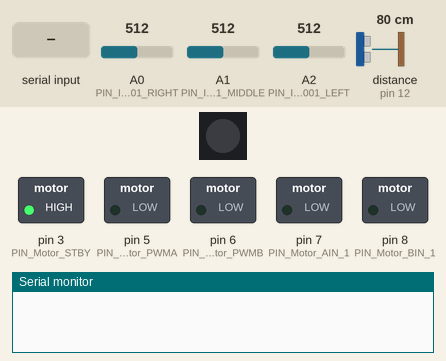
This sketch was run on a simulated Arduino Uno, built with avr-gcc and run on an emulated ATmega328P. On the bench: 1 RGB LEDs in strip order, left to right, switched loads named in the sketch (green lamp = pin HIGH), the last lines printed to the serial monitor. Inputs (shaded band) come from the test bench; at power-on: distance to the obstacle (sensor on pin 12) 80 cm, A0 (PIN_ITR20001_RIGHT) = 512, A1 (PIN_ITR20001_MIDDLE) = 512, A2 (PIN_ITR20001_LEFT) = 512. The echo pulse lasts 58.3 µs per cm; dim RGB values are drawn brighter than linear; pins used as bus, display or sensor lines are not drawn.

Above: at 0.9 s.
1.0 s: "1" received over Serial
At 1.7 s:
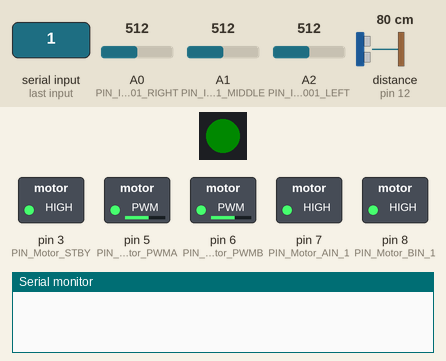
2.5 s: distance to the obstacle (sensor on pin 12) set to 2 cm
At 3.6 s:
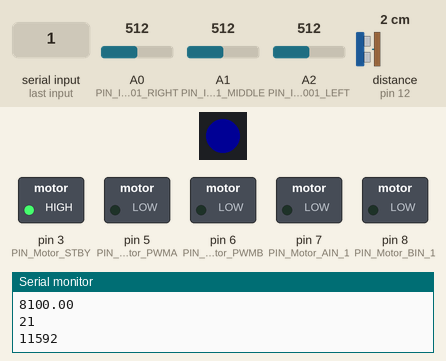
4.1 s: distance to the obstacle (sensor on pin 12) set to 18 cm
At 5.1 s:
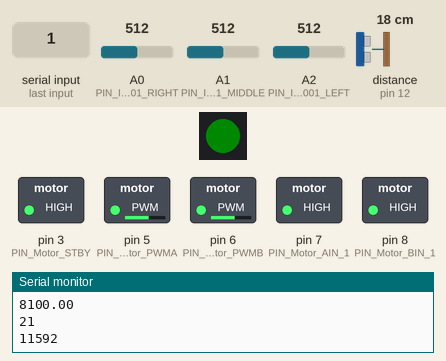
5.6 s: A0 (PIN_ITR20001_RIGHT) set to 490
At 6.24 s:
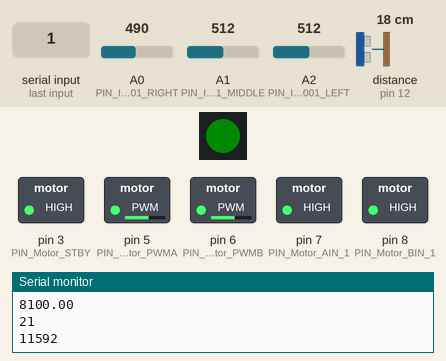
8.6 s: A1 (PIN_ITR20001_MIDDLE) set to 490
At 9.1 s:
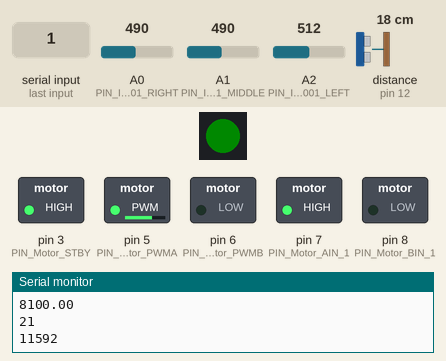
10.1 s: A2 (PIN_ITR20001_LEFT) set to 483
At 11.0 s:
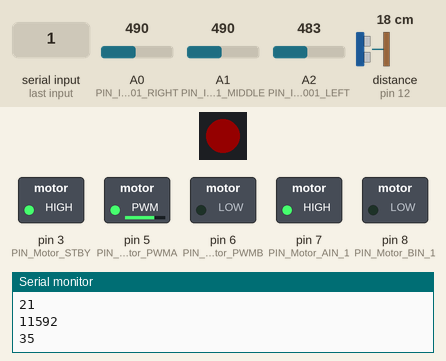
Timing chart, 0 to 12.6 s (numbered marks = the images above; inputs shaded):
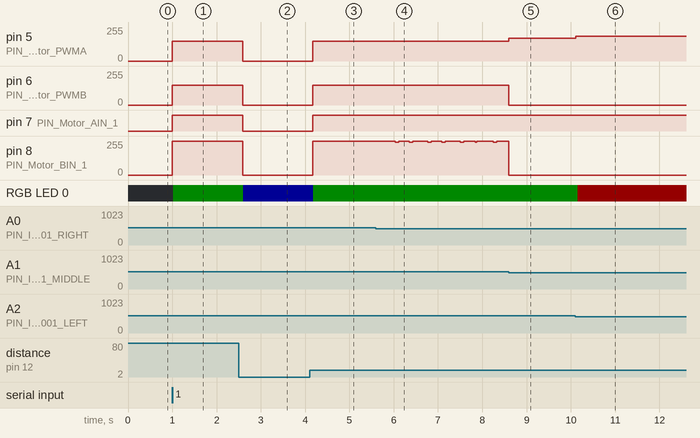

Measured:
- the behaviour switches between 500 and 499 on A2 (PIN_ITR20001_LEFT) (found by bisection; images 5 and 6)
- after the input at 1.0 s, pin 5 (PIN_Motor_PWMA), pin 6 (PIN_Motor_PWMB): 0/255 → 150/255 at once; pin 7 (PIN_Motor_AIN_1): LOW → HIGH at once; pin 8 (PIN_Motor_BIN_1): 0/255 → 255/255 at once; RGB LED 0: off → RGB(0, 10, 0) at once
- after the input at 2.5 s, pin 5 (PIN_Motor_PWMA), pin 6 (PIN_Motor_PWMB): 150/255 → 0/255 after 0.09 s; pin 7 (PIN_Motor_AIN_1): HIGH → LOW after 0.09 s; pin 8 (PIN_Motor_BIN_1): 255/255 → 0/255 after 0.09 s; RGB LED 0: RGB(0, 10, 0) → RGB(0, 0, 20) after 0.11 s
- after the input at 4.1 s, pin 5 (PIN_Motor_PWMA), pin 6 (PIN_Motor_PWMB): 0/255 → 150/255 after 0.07 s; pin 7 (PIN_Motor_AIN_1): LOW → HIGH after 0.07 s; pin 8 (PIN_Motor_BIN_1): 0/255 → 255/255 after 0.07 s; RGB LED 0: RGB(0, 0, 20) → RGB(0, 10, 0) after 0.08 s
- after the input at 5.6 s, pin 8 (PIN_Motor_BIN_1): 255/255 → 246/255 after 0.44 s, then moves between 246/255 and 255/255, repeating every 0.73 s
- after the input at 8.6 s, pin 5 (PIN_Motor_PWMA): 150/255 → 170/255 at once; pin 6 (PIN_Motor_PWMB): 150/255 → 0/255 at once
- after the input at 10.1 s, pin 5 (PIN_Motor_PWMA): 170/255 → 185/255 at once; RGB LED 0: RGB(0, 10, 0) → RGB(20, 0, 0) after 0.05 s

The sketch:

follow_line.ino
```cpp
#include <Arduino_FreeRTOS.h>
#include "FastLED.h"
#include <Servo.h>
#include <SoftwareSerial.h>
#include <string.h>


//------------------- Variable Definitions -------------------


// Pins for the ultrasonic sensor
#define TRIG_PIN 13
#define ECHO_PIN 12

// Pins for the infrared sensor
#define PIN_ITR20001_LEFT   A2
#define PIN_ITR20001_MIDDLE A1
#define PIN_ITR20001_RIGHT  A0

// Pins for the motors
#define PIN_Motor_STBY 3
#define PIN_Motor_AIN_1 7
#define PIN_Motor_PWMA 5
#define PIN_Motor_BIN_1 8
#define PIN_Motor_PWMB 6

// Pins for the LED
#define PIN_RBGLED 4
#define NUM_LEDS 1
CRGB leds[NUM_LEDS];

// Base velocity
#define VEL 150

// Definitions for messages to ESP32
#define START_LAP 0
#define END_LAP 1
#define OBSTACLE_DETECTED 2
#define LINE_LOST 3
#define PING 4
#define INIT_LINE_SEARCH 5
#define STOP_LINE_SEARCH 6
#define LINE_FOUND 7
#define VISIBLE_LINE 8
#define SEND_PING_INTERVAL 4000

// PD controller variables
float Kp = 0.55;
float Kd = 0.83;
const int MAX_VEL = 185;
const int MIN_VEL = 170;
float error_left = 0;
float error_right = 0;
float previous_error = 0;
float previous_error_right = 0;
float previous_error_left = 0;
float delta_error_left = 0;
float delta_error_right = 0;
float PD_output = 0;

// Baud rate
const int SPEED = 9600;

// Initialized with a value greater than 8 to avoid false positives
int distance = 100.00;
const int distance_threshold = 8;

// Booleans to control message passing
bool message_sent = false;
bool obs_detected = false;
bool message_8_sent = false;
bool ping_sent = false;

// Threshold for line detection
const int threshold = 500;

// Infrared sensor initialization values
int left_sensor_value;
int middle_sensor_value;
int right_sensor_value;

// Variables for recovery
int last_infrared_sensor = 0;
bool turned_green = true;
bool turned_red = false;

// Variables to calculate the percentage of line
int total_readings = 0;
int line_readings = 0;

// Variables to calculate time
long begin_millis;
long last_millis;


//------------------- Functions -------------------


// Function to go straight
void straight(int left_speed, int right_speed){
  digitalWrite(PIN_Motor_AIN_1, right_speed);
  analogWrite(PIN_Motor_PWMA, VEL);

  digitalWrite(PIN_Motor_BIN_1, left_speed);
  analogWrite(PIN_Motor_PWMB, VEL);
}

// Function to turn right
void right(int left_speed, int right_speed){
  digitalWrite(PIN_Motor_AIN_1, LOW);
  analogWrite(PIN_Motor_PWMA, 0);

  digitalWrite(PIN_Motor_BIN_1, HIGH);
  analogWrite(PIN_Motor_PWMB, left_speed);
}

// Function to turn left
void left(int left_speed, int right_speed){
  digitalWrite(PIN_Motor_AIN_1, HIGH);
  analogWrite(PIN_Motor_PWMA, right_speed);

  digitalWrite(PIN_Motor_BIN_1, LOW);
  analogWrite(PIN_Motor_PWMB, 0);
}

// PD controller function
void calculatePD(int left_sensor_value, int middle_sensor_value, int right_sensor_value,
                int threshold, int &rightVelocity, int &leftVelocity) {
  // Improved error calculation incorporating the middle sensor
  float error = (right_sensor_value - left_sensor_value) + (middle_sensor_value - threshold);

  // PD calculation
  float delta_error = error - previous_error;
  float PD_output = Kp * error + Kd * delta_error;
  previous_error = error;

  // Dynamic adjustment of the base velocity
  int baseVel = adjustBaseVelocity(error);

  // Calculate velocities
  rightVelocity = baseVel + PD_output;
  leftVelocity = baseVel - PD_output;

  // Limit velocities to be within allowed ranges
  rightVelocity = constrain(rightVelocity, MIN_VEL, MAX_VEL);
  leftVelocity = constrain(leftVelocity, MIN_VEL, MAX_VEL);
}


// Adjust velocities for PD control
int adjustBaseVelocity(float error) {
    // Define error bounds for velocity adjustment
    const float minError = 10.0;
    const float maxError = 50.0;

    // Calculate velocity adjustment factor based on error
    float velocityAdjustmentFactor = 1.0;
    if (abs(error) < minError) {
        // If error is small, increase velocity
        velocityAdjustmentFactor = 1.0 + (minError - abs(error)) / minError;
    } else if (abs(error) > maxError) {
        // If error is large, decrease velocity
        velocityAdjustmentFactor = 1.0 - (abs(error) - maxError) / maxError;
    }

    // Adjust base velocity within specified limits
    int adjustedVelocity = VEL * velocityAdjustmentFactor;
    return (adjustedVelocity);
}


// Main function for line following
void follower(){
  // Read values from infrared sensors
  left_sensor_value = analogRead(PIN_ITR20001_LEFT);
  middle_sensor_value = analogRead(PIN_ITR20001_MIDDLE);
  right_sensor_value = analogRead(PIN_ITR20001_RIGHT);

  // Calculate motor velocities
  int rightVelocity, leftVelocity;
  calculatePD(left_sensor_value, middle_sensor_value, right_sensor_value, threshold, rightVelocity, leftVelocity);

  // Calculate the total sensor readings
  total_readings++;

  // Sending pings
  if (!obs_detected) {
    long current_millis = millis();
    if (!ping_sent && current_millis - last_millis >= SEND_PING_INTERVAL) {
      // Send a ping if one has not been sent recently and the interval has passed
      last_millis = current_millis; // Save the time when the ping was sent
      long timeElapsed = current_millis - begin_millis;
      String timeElapsed_s = String(timeElapsed);
      Serial.print("4");
      Serial.println(timeElapsed_s);
      ping_sent = true;
    } else if (ping_sent && current_millis - last_millis >= SEND_PING_INTERVAL) {
      // Reset the flag to allow the next ping
      ping_sent = false;
    }
  }

  // Line detection calculation with any of the infrared sensors
  if (middle_sensor_value >= threshold || right_sensor_value >= threshold || left_sensor_value >= threshold) {
    line_readings++;
  }

  // Robot movement
  if (distance > distance_threshold){
    if (middle_sensor_value > threshold) {
      straight(leftVelocity, rightVelocity);
    }
    else if (right_sensor_value > threshold) {
      right(leftVelocity, rightVelocity);
      last_infrared_sensor = 3;
    }
    else if (left_sensor_value > threshold) {
      left(leftVelocity, rightVelocity);
      last_infrared_sensor = 2;
    }

    // Recovery
    else if (middle_sensor_value < threshold && right_sensor_value < threshold && left_sensor_value < threshold){
      if (last_infrared_sensor == 2){
        left(leftVelocity, rightVelocity);
      }
      else if (last_infrared_sensor == 3){
        right(leftVelocity, rightVelocity);
      }
    }
  }

  // Obstacle detection
  else {
    digitalWrite(PIN_Motor_AIN_1, LOW);
    analogWrite(PIN_Motor_PWMA, 0);

    digitalWrite(PIN_Motor_BIN_1, LOW);
    analogWrite(PIN_Motor_PWMB, 0);
    obs_detected = true;

    // Send the line percentage
    if(!message_8_sent){
      linePercentage();
    }

    // Send the "END_LAP" message only once
    if (obs_detected && !message_sent) {
      String distance_str = (String)distance;

      Serial.print("2");
      Serial.println(distance_str);
      Serial.print("1");

      long current_millis = millis();
      long lap_time = current_millis - begin_millis;

      String lap_time_str = String(lap_time);
      Serial.println(lap_time_str);

      // Ensure the message is sent only once
      message_sent = true;
    }
  }
}

// Function to use the ultrasonic sensor
void ultrasonic(){
  long t;
  long d;

  digitalWrite(TRIG_PIN, HIGH);
  delayMicroseconds(10);
  digitalWrite(TRIG_PIN, LOW);

  t = pulseIn(ECHO_PIN, HIGH);
  distance = t/59;
}

// Send the line percentage
void linePercentage(){
  float linePercentage = (float)line_readings / total_readings * 100.00;
  String linePercentage_s = String(linePercentage);
  Serial.print("8");
  Serial.println(linePercentage_s);
  message_8_sent = true;
}


//------------------- Tasks -------------------


// Task for line follower
void TaskLineFollower(void *pvParameters) {
  (void) pvParameters;
  for (;;) {
    follower();
  }
}


// Task for LED illumination
void TaskLedBlink(void *pvParameters) {
  (void) pvParameters;
  for (;;) {
    // Read the value of the infrared sensor
    int middle_sensor_value = analogRead(PIN_ITR20001_MIDDLE);
    int left_sensor_value = analogRead(PIN_ITR20001_LEFT);
    int right_sensor_value = analogRead(PIN_ITR20001_RIGHT);

    // Determine the LED color
    CRGB ledColor;
    if (distance < distance_threshold) {
      ledColor = CRGB::Blue;
    }
    else if ((middle_sensor_value >= threshold) || (left_sensor_value >= threshold) || (right_sensor_value >= threshold)) {
      ledColor = CRGB::Green;
        if (turned_red) {
          Serial.print("7");
          Serial.print("6");
          turned_green = true;
          turned_red = false;
        }
    }
    else if ((middle_sensor_value < threshold) && (left_sensor_value < threshold) && (right_sensor_value < threshold)){
      ledColor = CRGB::Red;
       if (turned_green) {
        Serial.print("3");
        Serial.print("5");
        turned_red = true;
        turned_green = false;
      }
    }
    FastLED.showColor(ledColor);
    vTaskDelay(10 / portTICK_PERIOD_MS);
  }
}


// Task for the ultrasonic sensor
void TaskUltrasonicSensor(void *pvParameters) {
  (void) pvParameters;
  for (;;) {
    ultrasonic();
    vTaskDelay(100 / portTICK_PERIOD_MS);
  }
}


//------------------- Setup -------------------


void setup() {
  Serial.begin(9600);

  // Ultrasonic sensor pins
  pinMode(TRIG_PIN, OUTPUT);
  pinMode(ECHO_PIN, INPUT);
  digitalWrite(TRIG_PIN, LOW);

  // Configure motor pins as output
  pinMode(PIN_Motor_STBY, OUTPUT);
  pinMode(PIN_Motor_AIN_1, OUTPUT);
  pinMode(PIN_Motor_PWMA, OUTPUT);
  pinMode(PIN_Motor_BIN_1, OUTPUT);
  pinMode(PIN_Motor_PWMB, OUTPUT);

  // Enable motors
  digitalWrite(PIN_Motor_STBY, HIGH);

  // LED
  FastLED.addLeds<NEOPIXEL, PIN_RBGLED>(leds, NUM_LEDS);
  FastLED.setBrightness(20);

  // Configure infrared sensor pins
  pinMode(PIN_ITR20001_LEFT, INPUT);
  pinMode(PIN_ITR20001_MIDDLE, INPUT);
  pinMode(PIN_ITR20001_RIGHT, INPUT);

  // Wait for communication
  while(1){
    if (Serial.available()){
      break;
    }
  }

  // Calculate times
  begin_millis = millis();
  last_millis = millis();

  // Create tasks for line following and ultrasonic sensing
  xTaskCreate(TaskLineFollower, "LineFollower", 128, NULL, 1, NULL);
  xTaskCreate(TaskUltrasonicSensor, "Ultrasonic", 128, NULL, 1, NULL);
  xTaskCreate(TaskLedBlink, "LED", 128, NULL, 1, NULL);
}


//------------------- Loop -------------------


void loop() {
  // Empty loop - tasks are running in their own loop
}
```
